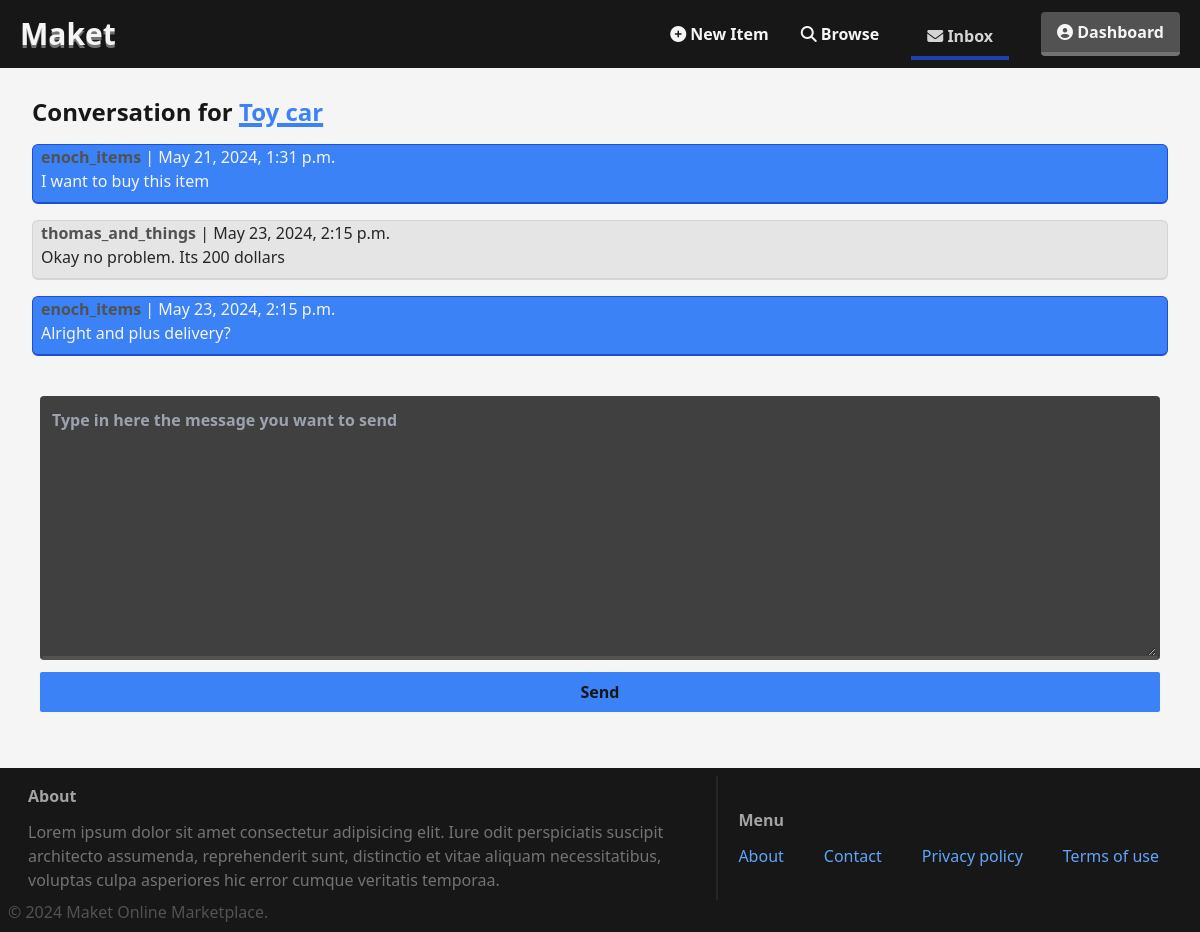
The page /inbox/2/ (signed in) on the database its author committed.
### converse/models.py (models this page shows)
class Converse(models.Model):
  item = models.ForeignKey(Item, related_name="conversations", on_delete=models.CASCADE)
  members = models.ManyToManyField(User, related_name="conversations")
  created_at = models.DateTimeField(auto_now_add=True)
  modified_at = models.DateTimeField(auto_now=True)
  class Meta:
    ordering = ("-modified_at",)

class ConverseMessage(models.Model):
  converse = models.ForeignKey(Converse, related_name="messages", on_delete=models.CASCADE)
  content = models.TextField()
  created_at = models.DateTimeField(auto_now_add=True)
  created_by = models.ForeignKey(User, related_name="created_messages", on_delete=models.CASCADE)

### item/models.py (models this page shows, shortened)
class Item(models.Model):
  category = models.ForeignKey(Category, related_name="items", on_delete=models.CASCADE)
  name = models.CharField(max_length=255)
  description = models.TextField(blank=True, null=True)
  price = models.FloatField()
  image = models.ImageField(upload_to="item_images", blank=True, null=True)
  stock = models.IntegerField(default=1)
  is_sold = models.BooleanField(default=False)
  created_by = models.ForeignKey(User, related_name="items", on_delete=models.CASCADE)
  created_at = models.DateTimeField(auto_now_add=True)
  class Meta:
    ordering = ("-created_at",)

### converse/views.py (the view)
# urls.py: path("<int:pk>/", detail, name="detail"),
@login_required
def detail(request, pk):
  converse = Converse.objects.filter(members__in=[request.user.id]).get(pk=pk)
  if request.method == "POST":
    form = ConverseMessageForm(request.POST)
    if form.is_valid():
      converse_message = form.save(commit=False)
      converse_message.converse = converse
      converse_message.created_by = request.user
      converse_message.save()
      converse.save()
      return redirect("converse:detail", pk=pk)
  else:
    form = ConverseMessageForm()
  return render(request, "converse/detail.html", {
    "converse": converse,
    "form": form
  })

### converse/forms.py
class ConverseMessageForm(forms.ModelForm):
  class Meta:
    model = ConverseMessage
    fields = ("content",)
    widgets = {
      "content": forms.Textarea(attrs={
        "class": "peer appearance-none px-2 py-2 bg-neutral-700 text-neutral-300 font-semibold rounded outline-none border-4 border-transparent border-b-neutral-600 focus:border-neutral-600",
        "placeholder": "Type in here the message you want to send"
      })
    }

### converse/templates/converse/detail.html (shortened to what this page needs)
{% extends 'core/base.html' %}
{% block content %}
  <div class="px-4 my-4 flex flex-col gap-y-4">
    <div>
      <h2 class="text-2xl font-semibold">Conversation for <a href="{% url 'item:detail' converse.item.id %}" class="text-blue-500 hover:text-blue-500/80 underline underlind-offset-4 decoration-4">{{ converse.item.name }}</a></h2>
    </div>
    {% for message in converse.messages.all %}
      <div class="flex justify-center gap-x-3">
        <div class="w-full min-h-[60px] rounded-md px-2 {% if request.user == message.created_by %} bg-blue-500 border border-b-2 border-blue-700 text-neutral-100 {% else %} bg-neutral-200 border border-b-2 border-neutral-300 text-neutral-800 {% endif %}">
          <p>
            <span class="font-bold text-neutral-600">{{ message.created_by.username }}
            </span> | <span>{{ message.created_at }}</span>
          </p>
          <p>
            {{ message.content }}
          </p>
        </div>
      </div>
    {% endfor %}
    <form method="post" action="." enctype="multipart/form-data" class="px-2 mt-6 flex flex-col gap-y-3">
      <label class="flex flex-col-reverse justify-center gap-y-3">
        {{ form.content }}
      </label>
      <button class="mb-6 w-full py-2 px-2 rounded-sm bg-blue-500 hover:bg-blue-500/90 font-semibold">Send</button>
    </form>
  </div>
{% endblock %}

### rows shown on the page
Converse: item.name "Toy car"
ConverseMessage: created_by.username "enoch_items", created_at "May 21, 2024, 1:31 p.m.", content "I want to buy this item"
ConverseMessage: created_by.username "thomas_and_things", created_at "May 23, 2024, 2:15 p.m.", content "Okay no problem. Its 200 dollars"
ConverseMessage: created_by.username "enoch_items", created_at "May 23, 2024, 2:15 p.m.", content "Alright and plus delivery?"
